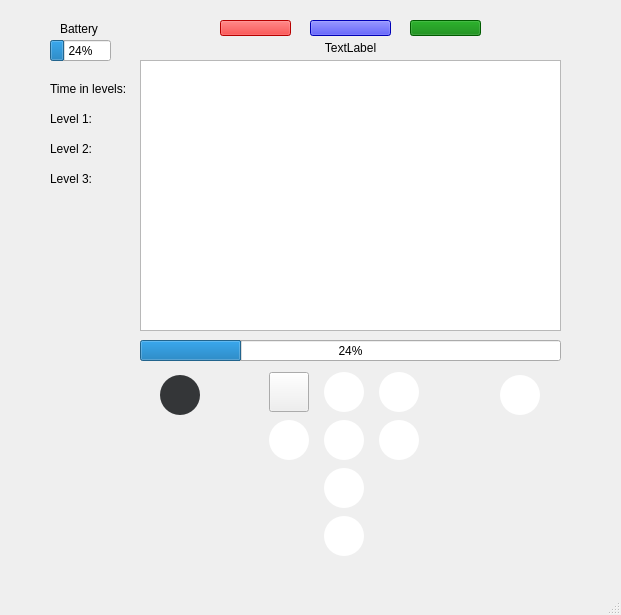
<?xml version="1.0" encoding="UTF-8"?>
<ui version="4.0">
 <class>MainWindow</class>
 <widget class="QMainWindow" name="MainWindow">
  <property name="geometry">
   <rect>
    <x>0</x>
    <y>0</y>
    <width>621</width>
    <height>615</height>
   </rect>
  </property>
  <property name="windowTitle">
   <string>                  HeartWave</string>
  </property>
  <property name="autoFillBackground">
   <bool>true</bool>
  </property>
  <widget class="QWidget" name="centralwidget">
   <widget class="QCustomPlot" name="customPlot" native="true">
    <property name="geometry">
     <rect>
      <x>140</x>
      <y>60</y>
      <width>421</width>
      <height>271</height>
     </rect>
    </property>
   </widget>
   <widget class="QPushButton" name="blueButton">
    <property name="geometry">
     <rect>
      <x>310</x>
      <y>20</y>
      <width>81</width>
      <height>16</height>
     </rect>
    </property>
    <property name="styleSheet">
     <string notr="true">QPushButton {
	background-color: blue;
}</string>
    </property>
    <property name="text">
     <string/>
    </property>
    <property name="checkable">
     <bool>true</bool>
    </property>
   </widget>
   <widget class="QPushButton" name="greenButton">
    <property name="geometry">
     <rect>
      <x>410</x>
      <y>20</y>
      <width>71</width>
      <height>16</height>
     </rect>
    </property>
    <property name="styleSheet">
     <string notr="true">QPushButton{
	background-color: green;
}</string>
    </property>
    <property name="text">
     <string/>
    </property>
    <property name="checkable">
     <bool>false</bool>
    </property>
   </widget>
   <widget class="QPushButton" name="redButton">
    <property name="geometry">
     <rect>
      <x>220</x>
      <y>20</y>
      <width>71</width>
      <height>16</height>
     </rect>
    </property>
    <property name="styleSheet">
     <string notr="true">QPushButton {
	background-color: red;
}</string>
    </property>
    <property name="text">
     <string/>
    </property>
    <property name="checkable">
     <bool>false</bool>
    </property>
   </widget>
   <widget class="QProgressBar" name="batteryBar">
    <property name="geometry">
     <rect>
      <x>50</x>
      <y>40</y>
      <width>61</width>
      <height>21</height>
     </rect>
    </property>
    <property name="value">
     <number>24</number>
    </property>
   </widget>
   <widget class="QProgressBar" name="breathBar">
    <property name="geometry">
     <rect>
      <x>140</x>
      <y>340</y>
      <width>421</width>
      <height>21</height>
     </rect>
    </property>
    <property name="value">
     <number>24</number>
    </property>
    <property name="textDirection">
     <enum>QProgressBar::BottomToTop</enum>
    </property>
   </widget>
   <widget class="QLabel" name="menuLabel">
    <property name="geometry">
     <rect>
      <x>260</x>
      <y>40</y>
      <width>181</width>
      <height>16</height>
     </rect>
    </property>
    <property name="styleSheet">
     <string notr="true"/>
    </property>
    <property name="text">
     <string>TextLabel</string>
    </property>
    <property name="alignment">
     <set>Qt::AlignCenter</set>
    </property>
   </widget>
   <widget class="QPushButton" name="chargeButton">
    <property name="geometry">
     <rect>
      <x>500</x>
      <y>375</y>
      <width>40</width>
      <height>40</height>
     </rect>
    </property>
    <property name="minimumSize">
     <size>
      <width>40</width>
      <height>40</height>
     </size>
    </property>
    <property name="maximumSize">
     <size>
      <width>40</width>
      <height>40</height>
     </size>
    </property>
    <property name="baseSize">
     <size>
      <width>40</width>
      <height>40</height>
     </size>
    </property>
    <property name="styleSheet">
     <string notr="true">QPushButton {
image: url(:/buttons/chargeButton.svg);
background-color: #ffffff;
border-radius: 20px;
}

QPushButton:pressed {
	background-color: #ffd300;
}</string>
    </property>
    <property name="text">
     <string/>
    </property>
   </widget>
   <widget class="QLabel" name="sessionTime">
    <property name="enabled">
     <bool>true</bool>
    </property>
    <property name="geometry">
     <rect>
      <x>300</x>
      <y>60</y>
      <width>111</width>
      <height>17</height>
     </rect>
    </property>
    <property name="text">
     <string>Time Elapsed: 0s</string>
    </property>
   </widget>
   <widget class="QLabel" name="batteryLabel">
    <property name="geometry">
     <rect>
      <x>60</x>
      <y>20</y>
      <width>41</width>
      <height>17</height>
     </rect>
    </property>
    <property name="text">
     <string>Battery</string>
    </property>
   </widget>
   <widget class="QWidget" name="layoutWidget">
    <property name="geometry">
     <rect>
      <x>260</x>
      <y>370</y>
      <width>171</width>
      <height>191</height>
     </rect>
    </property>
    <layout class="QGridLayout" name="gridLayout">
     <item row="1" column="2">
      <widget class="QPushButton" name="rightButton">
       <property name="minimumSize">
        <size>
         <width>40</width>
         <height>40</height>
        </size>
       </property>
       <property name="maximumSize">
        <size>
         <width>40</width>
         <height>40</height>
        </size>
       </property>
       <property name="baseSize">
        <size>
         <width>40</width>
         <height>40</height>
        </size>
       </property>
       <property name="styleSheet">
        <string notr="true">QPushButton {
image: url(:/buttons/rightButton.svg);
background-color: #ffffff;
border-radius: 20px;
}

QPushButton:pressed {
	background-color: #ffd300;
}</string>
       </property>
       <property name="text">
        <string/>
       </property>
      </widget>
     </item>
     <item row="0" column="1">
      <widget class="QPushButton" name="upButton">
       <property name="minimumSize">
        <size>
         <width>40</width>
         <height>40</height>
        </size>
       </property>
       <property name="maximumSize">
        <size>
         <width>40</width>
         <height>40</height>
        </size>
       </property>
       <property name="baseSize">
        <size>
         <width>40</width>
         <height>40</height>
        </size>
       </property>
       <property name="styleSheet">
        <string notr="true">QPushButton {
image: url(:/buttons/upButton.svg);
background-color: #ffffff;
border-radius: 20px;
}

QPushButton:pressed {
	background-color: #ffd300;
}</string>
       </property>
       <property name="text">
        <string/>
       </property>
      </widget>
     </item>
     <item row="0" column="2">
      <widget class="QPushButton" name="menuButton">
       <property name="minimumSize">
        <size>
         <width>40</width>
         <height>40</height>
        </size>
       </property>
       <property name="maximumSize">
        <size>
         <width>40</width>
         <height>40</height>
        </size>
       </property>
       <property name="baseSize">
        <size>
         <width>40</width>
         <height>40</height>
        </size>
       </property>
       <property name="styleSheet">
        <string notr="true">QPushButton {
image: url(:/buttons/menuButton.svg);
background-color: #ffffff;
border-radius: 20px;
}

QPushButton:pressed {
	background-color: #ffd300;
}</string>
       </property>
       <property name="text">
        <string/>
       </property>
      </widget>
     </item>
     <item row="1" column="1">
      <widget class="QPushButton" name="okButton">
       <property name="minimumSize">
        <size>
         <width>40</width>
         <height>40</height>
        </size>
       </property>
       <property name="maximumSize">
        <size>
         <width>40</width>
         <height>40</height>
        </size>
       </property>
       <property name="baseSize">
        <size>
         <width>40</width>
         <height>40</height>
        </size>
       </property>
       <property name="styleSheet">
        <string notr="true">QPushButton {
image: url(:/buttons/okButton.svg);
background-color: #ffffff;
border-radius: 20px;
}

QPushButton:pressed {
	background-color: #ffd300;
}</string>
       </property>
       <property name="text">
        <string/>
       </property>
      </widget>
     </item>
     <item row="0" column="0">
      <widget class="QPushButton" name="backButton">
       <property name="minimumSize">
        <size>
         <width>40</width>
         <height>40</height>
        </size>
       </property>
       <property name="maximumSize">
        <size>
         <width>40</width>
         <height>40</height>
        </size>
       </property>
       <property name="baseSize">
        <size>
         <width>40</width>
         <height>40</height>
        </size>
       </property>
       <property name="styleSheet">
        <string notr="true">QPushButton {
image: url(:/buttons/backButton.svg);
background-color: #ffffff;
border-radius: 20px;
}

QPushButton:pressed {
	background-color: #ffd300;
}&lt;?xml version=&quot;1.0&quot; encoding=&quot;UTF-8&quot;?&gt;
&lt;ui version=&quot;4.0&quot;&gt;
 &lt;widget name=&quot;__qt_fake_top_level&quot;&gt;
  &lt;widget class=&quot;QPushButton&quot; name=&quot;sampleButton&quot;&gt;
   &lt;property name=&quot;geometry&quot;&gt;
    &lt;rect&gt;
     &lt;x&gt;140&lt;/x&gt;
     &lt;y&gt;430&lt;/y&gt;
     &lt;width&gt;40&lt;/width&gt;
     &lt;height&gt;40&lt;/height&gt;
    &lt;/rect&gt;
   &lt;/property&gt;
   &lt;property name=&quot;minimumSize&quot;&gt;
    &lt;size&gt;
     &lt;width&gt;40&lt;/width&gt;
     &lt;height&gt;40&lt;/height&gt;
    &lt;/size&gt;
   &lt;/property&gt;
   &lt;property name=&quot;maximumSize&quot;&gt;
    &lt;size&gt;
     &lt;width&gt;40&lt;/width&gt;
     &lt;height&gt;40&lt;/height&gt;
    &lt;/size&gt;
   &lt;/property&gt;
   &lt;property name=&quot;baseSize&quot;&gt;
    &lt;size&gt;
     &lt;width&gt;40&lt;/width&gt;
     &lt;height&gt;40&lt;/height&gt;
    &lt;/size&gt;
   &lt;/property&gt;
   &lt;property name=&quot;styleSheet&quot;&gt;
    &lt;string notr=&quot;true&quot;&gt;QPushButton {
image: url(:/buttons/rightButton.svg);
background-color: #ffffff;
border-radius: 20px;
}

QPushButton:pressed {
	background-color: #ffd300;
}&lt;/string&gt;
   &lt;/property&gt;
   &lt;property name=&quot;text&quot;&gt;
    &lt;string/&gt;
   &lt;/property&gt;
  &lt;/widget&gt;
 &lt;/widget&gt;
 &lt;resources/&gt;
&lt;/ui&gt;
</string>
       </property>
       <property name="text">
        <string/>
       </property>
      </widget>
     </item>
     <item row="1" column="0">
      <widget class="QPushButton" name="leftButton">
       <property name="minimumSize">
        <size>
         <width>40</width>
         <height>40</height>
        </size>
       </property>
       <property name="maximumSize">
        <size>
         <width>40</width>
         <height>40</height>
        </size>
       </property>
       <property name="baseSize">
        <size>
         <width>40</width>
         <height>40</height>
        </size>
       </property>
       <property name="styleSheet">
        <string notr="true">QPushButton {
image: url(:/buttons/leftButton.svg);
background-color: #ffffff;
border-radius: 20px;
}

QPushButton:pressed {
	background-color: #ffd300;
}</string>
       </property>
       <property name="text">
        <string/>
       </property>
      </widget>
     </item>
     <item row="2" column="1">
      <widget class="QPushButton" name="downButton">
       <property name="minimumSize">
        <size>
         <width>40</width>
         <height>40</height>
        </size>
       </property>
       <property name="maximumSize">
        <size>
         <width>40</width>
         <height>40</height>
        </size>
       </property>
       <property name="baseSize">
        <size>
         <width>40</width>
         <height>40</height>
        </size>
       </property>
       <property name="styleSheet">
        <string notr="true">QPushButton {
image: url(:/buttons/downButton.svg);
background-color: #ffffff;
border-radius: 20px;
}

QPushButton:pressed {
	background-color: #ffd300;
}</string>
       </property>
       <property name="text">
        <string/>
       </property>
      </widget>
     </item>
     <item row="4" column="1">
      <widget class="QPushButton" name="powerButton">
       <property name="minimumSize">
        <size>
         <width>40</width>
         <height>40</height>
        </size>
       </property>
       <property name="maximumSize">
        <size>
         <width>40</width>
         <height>40</height>
        </size>
       </property>
       <property name="baseSize">
        <size>
         <width>40</width>
         <height>40</height>
        </size>
       </property>
       <property name="styleSheet">
        <string notr="true">QPushButton {
image: url(:/buttons/powerButton.svg);
background-color: #ffffff;
border-radius: 20px;
}

QPushButton:pressed {
	background-color: #ffd300;
}</string>
       </property>
       <property name="text">
        <string/>
       </property>
      </widget>
     </item>
    </layout>
   </widget>
   <widget class="QListWidget" name="mainMenuListView">
    <property name="geometry">
     <rect>
      <x>140</x>
      <y>60</y>
      <width>421</width>
      <height>271</height>
     </rect>
    </property>
   </widget>
   <widget class="QLabel" name="coherence">
    <property name="geometry">
     <rect>
      <x>170</x>
      <y>60</y>
      <width>121</width>
      <height>17</height>
     </rect>
    </property>
    <property name="text">
     <string>Coherence: 0.0</string>
    </property>
   </widget>
   <widget class="QLabel" name="achievement">
    <property name="geometry">
     <rect>
      <x>440</x>
      <y>60</y>
      <width>101</width>
      <height>17</height>
     </rect>
    </property>
    <property name="text">
     <string>Achievement: 0.0</string>
    </property>
   </widget>
   <widget class="QLabel" name="levelsHeader">
    <property name="geometry">
     <rect>
      <x>50</x>
      <y>80</y>
      <width>81</width>
      <height>17</height>
     </rect>
    </property>
    <property name="text">
     <string>Time in levels:</string>
    </property>
   </widget>
   <widget class="QLabel" name="level1">
    <property name="geometry">
     <rect>
      <x>50</x>
      <y>110</y>
      <width>81</width>
      <height>17</height>
     </rect>
    </property>
    <property name="text">
     <string>Level 1:</string>
    </property>
   </widget>
   <widget class="QLabel" name="level2">
    <property name="geometry">
     <rect>
      <x>50</x>
      <y>140</y>
      <width>81</width>
      <height>17</height>
     </rect>
    </property>
    <property name="text">
     <string>Level 2:</string>
    </property>
   </widget>
   <widget class="QLabel" name="level3">
    <property name="geometry">
     <rect>
      <x>50</x>
      <y>170</y>
      <width>81</width>
      <height>17</height>
     </rect>
    </property>
    <property name="text">
     <string>Level 3:</string>
    </property>
   </widget>
   <widget class="QPushButton" name="contactBox">
    <property name="geometry">
     <rect>
      <x>160</x>
      <y>375</y>
      <width>40</width>
      <height>40</height>
     </rect>
    </property>
    <property name="minimumSize">
     <size>
      <width>40</width>
      <height>40</height>
     </size>
    </property>
    <property name="maximumSize">
     <size>
      <width>40</width>
      <height>40</height>
     </size>
    </property>
    <property name="baseSize">
     <size>
      <width>40</width>
      <height>40</height>
     </size>
    </property>
    <property name="styleSheet">
     <string notr="true">QPushButton {
image: url(:/icons/electrodeOn.svg);
background-color: #343638;
border-radius: 20px;
}

QPushButton::checked {
image: url(:/icons/electrodeOff.svg);
background-color: #343638;
border-radius: 20px;
}</string>
    </property>
    <property name="text">
     <string/>
    </property>
    <property name="checkable">
     <bool>true</bool>
    </property>
    <property name="checked">
     <bool>false</bool>
    </property>
   </widget>
   <zorder>customPlot</zorder>
   <zorder>blueButton</zorder>
   <zorder>greenButton</zorder>
   <zorder>redButton</zorder>
   <zorder>batteryBar</zorder>
   <zorder>breathBar</zorder>
   <zorder>menuLabel</zorder>
   <zorder>chargeButton</zorder>
   <zorder>batteryLabel</zorder>
   <zorder>layoutWidget</zorder>
   <zorder>coherence</zorder>
   <zorder>sessionTime</zorder>
   <zorder>achievement</zorder>
   <zorder>levelsHeader</zorder>
   <zorder>level1</zorder>
   <zorder>level2</zorder>
   <zorder>level3</zorder>
   <zorder>mainMenuListView</zorder>
   <zorder>contactBox</zorder>
  </widget>
  <widget class="QMenuBar" name="menubar">
   <property name="geometry">
    <rect>
     <x>0</x>
     <y>0</y>
     <width>621</width>
     <height>17</height>
    </rect>
   </property>
  </widget>
  <widget class="QStatusBar" name="statusbar"/>
 </widget>
 <customwidgets>
  <customwidget>
   <class>QCustomPlot</class>
   <extends>QWidget</extends>
   <header>qcustomplot.h</header>
   <container>1</container>
  </customwidget>
 </customwidgets>
 <resources/>
 <connections/>
</ui>
